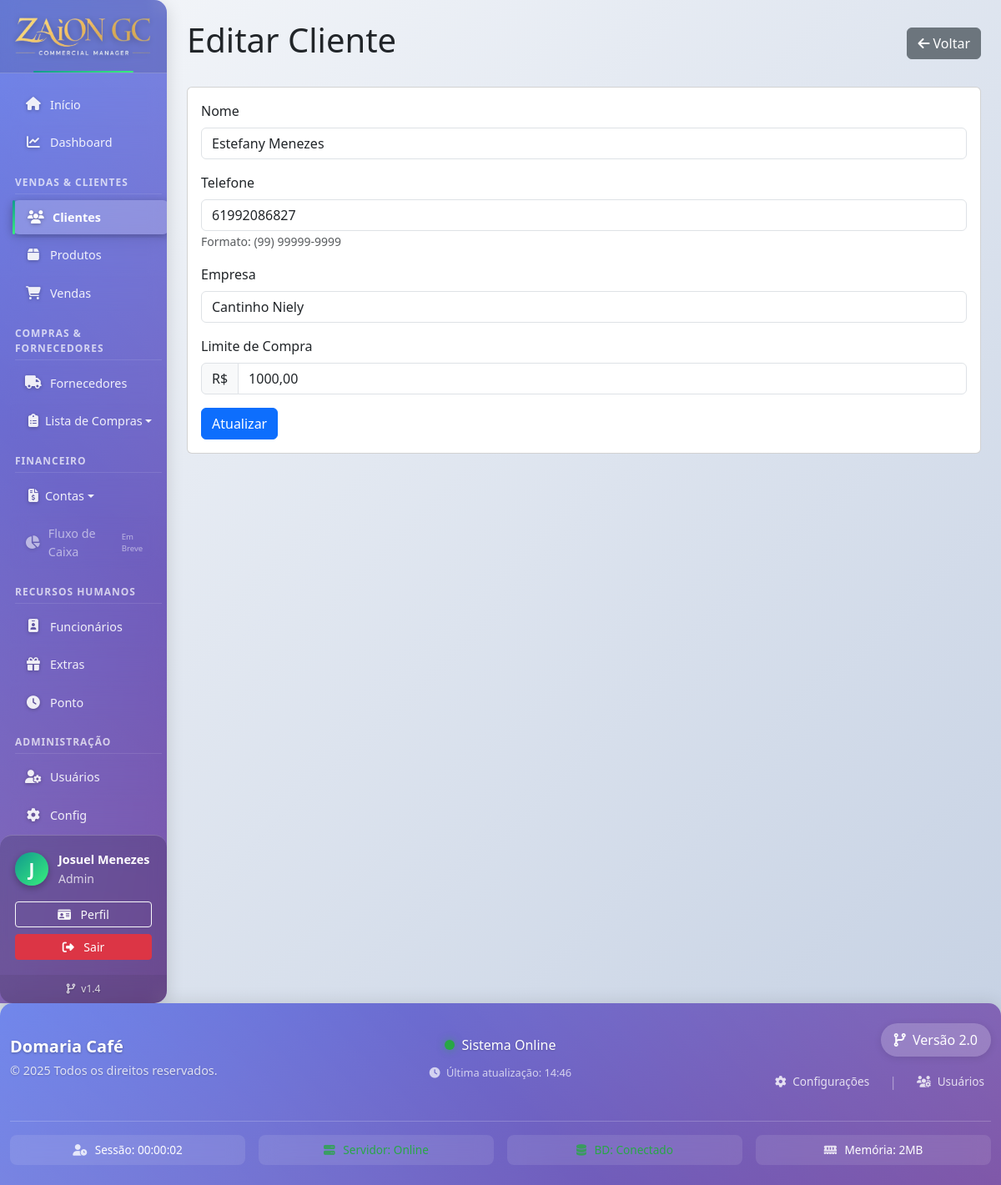
The app's page /clientes/editar.php?id=2 (signed in) with its own data.
### tables this page shows
CREATE TABLE `clientes` (
  `id` int NOT NULL,
  `nome` varchar(100) NOT NULL,
  `telefone` varchar(20) NOT NULL,
  `empresa` varchar(100) NOT NULL,
  `limite_compra` decimal(10,2) NOT NULL,
  `data_cadastro` timestamp NOT NULL DEFAULT CURRENT_TIMESTAMP
);

### clientes/editar.php (the view, shortened to what this page needs)
<?php
require_once '../config/database.php';
$id = intval($_GET['id']);
$sql = "SELECT * FROM clientes WHERE id = $id";
$result = $conn->query($sql);
$cliente = $result->fetch_assoc();
include '../includes/header.php';
?>
<div class="d-flex justify-content-between align-items-center mb-4">
    <h1>Editar Cliente</h1>
    <a href="listar.php" class="btn btn-secondary">
        <i class="fas fa-arrow-left"></i> Voltar
    </a>
</div>
<div class="card">
    <div class="card-body">
        <form method="post" action="">
            <div class="mb-3">
                <label for="nome" class="form-label">Nome</label>
                <input type="text" class="form-control" id="nome" name="nome" value="<?php echo htmlspecialchars($cliente['nome']); ?>" required>
            </div>
            <div class="mb-3">
                <label for="telefone" class="form-label">Telefone</label>
                <input type="text" class="form-control" id="telefone" name="telefone" value="<?php echo htmlspecialchars($cliente['telefone']); ?>" required>
                <small class="form-text text-muted">Formato: (99) 99999-9999</small>
            </div>
            <div class="mb-3">
                <label for="empresa" class="form-label">Empresa</label>
                <input type="text" class="form-control" id="empresa" name="empresa" value="<?php echo htmlspecialchars($cliente['empresa']); ?>" required>
            </div>
            <div class="mb-3">
                <label for="limite_compra" class="form-label">Limite de Compra</label>
                <div class="input-group">
                    <span class="input-group-text">R$</span>
                    <input type="text" class="form-control" id="limite_compra" name="limite_compra" value="<?php echo number_format($cliente['limite_compra'], 2, ',', ''); ?>" required>
                </div>
            </div>
            <button type="submit" class="btn btn-primary">Atualizar</button>
        </form>
    </div>
</div>
<?php include '../includes/footer.php'; ?>

### records on screen
clientes: nome "Estefany Menezes", telefone "61992086827", empresa "Cantinho Niely", limite_compra "1000,00"

### other values on screen
substr($_SESSION['usuario_nome'] ?? 'U', 0, 1) "J"
$_SESSION['usuario_nome'] "Josuel Menezes"
$_SESSION['nivel_acesso'] "Admin"
$versao_sistema "1.4"
$empresa_nome "Domaria Café"
$versao_sistema "2.0"
memory_get_usage(true) / 1024 / 1024 "2"
